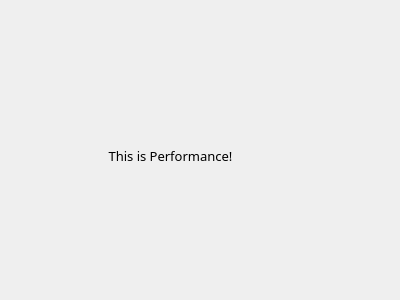
<?xml version="1.0" encoding="UTF-8"?>
<ui version="4.0">
 <class>PerformancePage</class>
 <widget class="QWidget" name="PerformancePage">
  <property name="geometry">
   <rect>
    <x>0</x>
    <y>0</y>
    <width>400</width>
    <height>300</height>
   </rect>
  </property>
  <property name="windowTitle">
   <string>Form</string>
  </property>
  <widget class="QLabel" name="welcomeText">
   <property name="geometry">
    <rect>
     <x>-10</x>
     <y>120</y>
     <width>361</width>
     <height>71</height>
    </rect>
   </property>
   <property name="font">
    <font>
     <family>微软雅黑</family>
     <pointsize>10</pointsize>
    </font>
   </property>
   <property name="text">
    <string>This is Performance!</string>
   </property>
   <property name="alignment">
    <set>Qt::AlignCenter</set>
   </property>
   <property name="wordWrap">
    <bool>true</bool>
   </property>
  </widget>
 </widget>
 <resources/>
 <connections/>
</ui>
